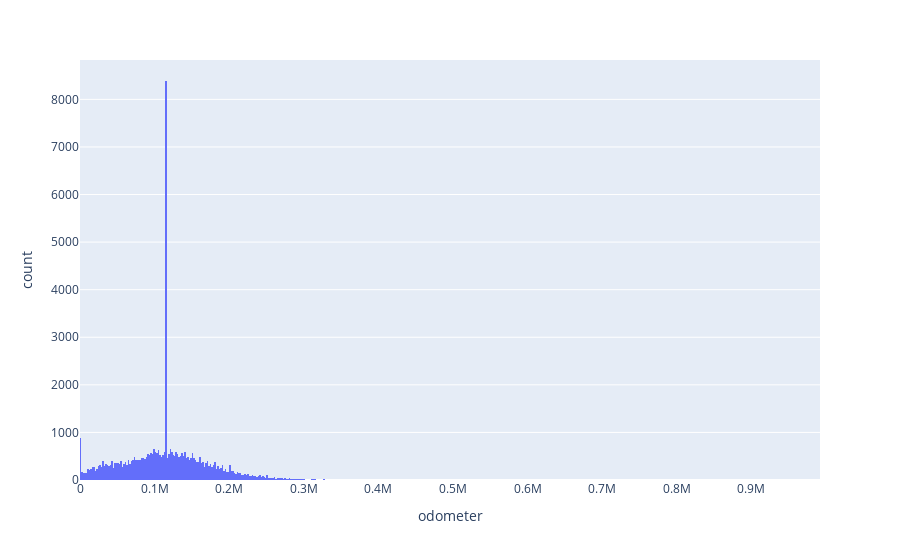

The notebook cell this image was saved under:
### Code cell
fig = px.histogram(vehicles_us, x="odometer") # crear un histograma
fig.show() # crear gráfico de dispersión

### Figure 1 — Plotly figure (JSON) as saved in the notebook; plotly's stock layout.template omitted (floating-point values rounded to 4 significant figures; data arrays with more than 128 entries replaced by an {"elided": "..."} marker saying what was removed)
{"data": [{"bingroup": "x", "hovertemplate": "odometer=%{x}<br>count=%{y}<extra></extra>", "legendgroup": "", "marker": {"color": "#636efa", "pattern": {"shape": ""}}, "name": "", "orientation": "v", "showlegend": false, "type": "histogram", "x": {"elided": "51525 float values"}, "xaxis": "x", "yaxis": "y"}], "layout": {"barmode": "relative", "legend": {"tracegroupgap": 0}, "margin": {"t": 60}, "xaxis": {"anchor": "y", "domain": [0, 1], "title": {"text": "odometer"}}, "yaxis": {"anchor": "x", "domain": [0, 1], "title": {"text": "count"}}}}
